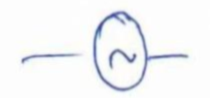
%> input picture sample components/1/componentl001.bmp, 210 x 98 px
$ octave --eval "result = Cent(imread('sample components/1/componentl001.bmp'));"   (GNU Octave 9; MATLAB toolbox functions it lacks are replaced by stand-ins)
%> lines starting %> are read from the running program, lines starting %| are printed output that depends on the picture; in (x1, y1, x2, y2) boxes, pixels count from 0 and x2, y2 are one past the last pixel; in counts of white or black regions, pixels touching at a corner belong together; the program's own positions count from 1
function [vect] = Cent(im)
%function 'cent' computes the centoid distance vector of a given contour
im=imcomplement(imbinarize(rgb2gray(im)));
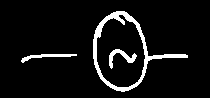
%> im: size 98x210 logical; 6.7% white; 3 white regions, box (x1, y1, x2, y2) and area: (93, 11, 188, 92) 1021, (109, 49, 137, 69) 189, (21, 54, 77, 63) 174
count=0;


g=bwskel(im);
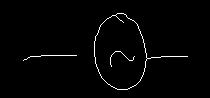
%> g: size 98x210 logical; 1.6% white in thin lines or dots, all inside (x1, y1, x2, y2) = (23, 13, 188, 90)
for i=1:size(g,1)
    for j=1:size(g,2)
        if g(i,j)==1
            count=count+1;
        end
    end
end
%> after the loop, count = 324
sx=0;
sy=0;
for i=1:size(g,1)
    for j=1:size(g,2)
        if g(i,j)==1
          sx=sx+i;
          sy=sy+j;
        end
    end
end
%> after the loop, sx = 17405; sy = 37290
xcent=sx/(count+1); %xcent= x-coordinate of centroid
%> xcent = 53.55
ycent=sy/(count+1); %ycent= y-coordinate of centroid
%> ycent = 114.7

CentDist=zeros(count,1);
count=0;
for i=1:size(g,1)
    for j=1:size(g,2)
        if g(i,j)==1
            d=sqrt((i-xcent)^2+(j-ycent)^2);
            CentDist(count+1)=d;
            count=count+1;
        end
    end
end
%> after the loop, CentDist = 324 values, max 91.04 at index 236, min 0.612 at index 108, mean 37.51; d = 38.78
A=sum(CentDist);
%> A = 12152.4
CentDist=CentDist/A; %Centdist= Feature vector of centroid distance
%> CentDist = 324 values, max 0.00749 at index 236, min 5.04e-05 at index 108, mean 0.00309
y=sort(CentDist);
%> y = 324 values from 5.04e-05 to 0.00749
q1=median(y(find(y<median(y))));
%> q1 = 0.00218
q2=median(y);
%> q2 = 0.0029
q3=median(y(find(y>median(y))));
%> q3 = 0.00347
vect=[max(CentDist) min(CentDist) mean(CentDist) std(CentDist) q1 q2 q3] %vect= vector containing the 7 statistical parameters of the feature vector
%> vect = [0.00749 5.04e-05 0.00309 0.00152 0.00218 0.0029 0.00347]
%> `result = Cent(imread('sample components/1/componentl001.bmp'));`: result has the same summary as vect in Cent

end

$ run again, on sample components/1/componentl002.bmp
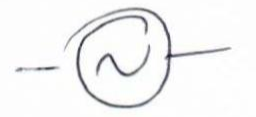
%> input picture sample components/1/componentl002.bmp, 256 x 117 px
%> in Cent, `im=imcomplement(imbinarize(rgb2gray(im)));`:
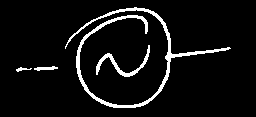
%> im: size 117x256 logical; 6.3% white; 4 white regions, box (x1, y1, x2, y2) and area: (65, 7, 231, 108) 1469, (96, 45, 150, 77) 318, (34, 66, 58, 71) 71, (16, 67, 32, 72) 36
%> in Cent, `g=bwskel(im);`:
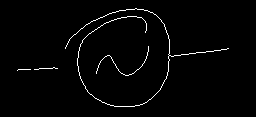
%> g: size 117x256 logical; 1.8% white in thin lines or dots, all inside (x1, y1, x2, y2) = (17, 8, 229, 107)
%> after the loop in Cent, `for i=1:size(g,1)`: count = 546
%> after the loop in Cent, `for i=1:size(g,1)`: sx = 29519; sy = 68167
%> xcent = 53.97
%> ycent = 124.6
%> after the loop in Cent, `for i=1:size(g,1)`: CentDist = 546 values, max 108 at index 409, min 13.09 at index 318, mean 48.82; d = 54.04
%> A = 26653
%> in Cent, `CentDist=CentDist/A;`: CentDist = 546 values, max 0.00405 at index 409, min 0.000491 at index 318, mean 0.00183
%> y = 546 values from 0.000491 to 0.00405
%> q1 = 0.00145
%> q2 = 0.00178
%> q3 = 0.002
%> vect = [0.00405 0.000491 0.00183 0.000716 0.00145 0.00178 0.002]
%> result has the same summary as vect in Cent

$ run again, on sample components/1/componentl003.bmp
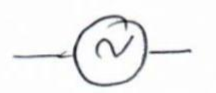
%> input picture sample components/1/componentl003.bmp, 216 x 93 px
%> in Cent, `im=imcomplement(imbinarize(rgb2gray(im)));`:
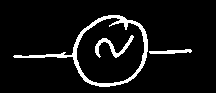
%> im: size 93x216 logical; 7.2% white; 3 white regions, box (x1, y1, x2, y2) and area: (13, 15, 148, 87) 1061, (95, 35, 134, 58) 248, (149, 49, 192, 54) 139
%> in Cent, `g=bwskel(im);`:
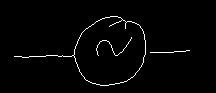
%> g: size 93x216 logical; 1.9% white in thin lines or dots, all inside (x1, y1, x2, y2) = (14, 16, 190, 86)
%> after the loop in Cent, `for i=1:size(g,1)`: count = 379
%> after the loop in Cent, `for i=1:size(g,1)`: sx = 19225; sy = 40846
%> xcent = 50.59
%> ycent = 107.5
%> after the loop in Cent, `for i=1:size(g,1)`: CentDist = 379 values, max 92.71 at index 243, min 5.2 at index 144, mean 38.77; d = 35.44
%> A = 14692
%> in Cent, `CentDist=CentDist/A;`: CentDist = 379 values, max 0.00631 at index 243, min 0.000354 at index 144, mean 0.00264
%> y = 379 values from 0.000354 to 0.00631
%> q1 = 0.00207
%> q2 = 0.00242
%> q3 = 0.00279
%> vect = [0.00631 0.000354 0.00264 0.00127 0.00207 0.00242 0.00279]
%> result has the same summary as vect in Cent

$ run again, on sample components/1/componentl004.bmp
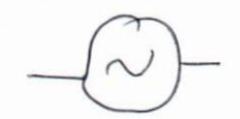
%> input picture sample components/1/componentl004.bmp, 240 x 119 px
%> in Cent, `im=imcomplement(imbinarize(rgb2gray(im)));`:
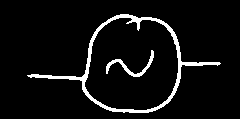
%> im: size 119x240 logical; 6% white; 2 white regions, box (x1, y1, x2, y2) and area: (27, 14, 221, 113) 1477, (106, 50, 154, 77) 250
%> in Cent, `g=bwskel(im);`:
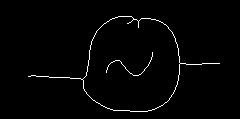
%> g: size 119x240 logical; 1.6% white in thin lines or dots, all inside (x1, y1, x2, y2) = (28, 16, 220, 112)
%> after the loop in Cent, `for i=1:size(g,1)`: count = 459
%> after the loop in Cent, `for i=1:size(g,1)`: sx = 30272; sy = 59494
%> xcent = 65.81
%> ycent = 129.3
%> after the loop in Cent, `for i=1:size(g,1)`: CentDist = 459 values, max 101 at index 287, min 3.99 at index 236, mean 49.04; d = 49.82
%> A = 22507.1
%> in Cent, `CentDist=CentDist/A;`: CentDist = 459 values, max 0.00449 at index 287, min 0.000177 at index 236, mean 0.00218
%> y = 459 values from 0.000177 to 0.00449
%> q1 = 0.00199
%> q2 = 0.0022
%> q3 = 0.00235
%> vect = [0.00449 0.000177 0.00218 0.000809 0.00199 0.0022 0.00235]
%> result has the same summary as vect in Cent
